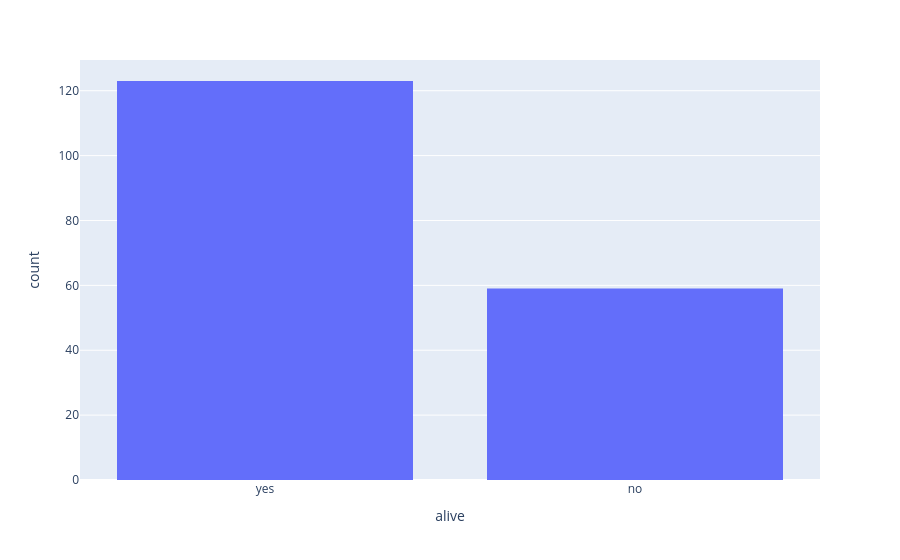

Notebook cell for this chart:
### Markdown cell above
For qualitative or categorical data, we most often use bar charts and scatter charts.

### Code cell
px.histogram(ti,x='alive')

### Figure 1 — Plotly figure (JSON) as saved in the notebook; plotly's stock layout.template omitted (floating-point values rounded to 4 significant figures; data arrays with more than 128 entries replaced by an {"elided": "..."} marker saying what was removed)
{"data": [{"bingroup": "x", "hovertemplate": "alive=%{x}<br>count=%{y}<extra></extra>", "legendgroup": "", "marker": {"color": "#636efa", "pattern": {"shape": ""}}, "name": "", "orientation": "v", "showlegend": false, "type": "histogram", "x": {"elided": "182 str values"}, "xaxis": "x", "yaxis": "y"}], "layout": {"barmode": "relative", "legend": {"tracegroupgap": 0}, "margin": {"t": 60}, "xaxis": {"anchor": "y", "domain": [0, 1], "title": {"text": "alive"}}, "yaxis": {"anchor": "x", "domain": [0, 1], "title": {"text": "count"}}}}
